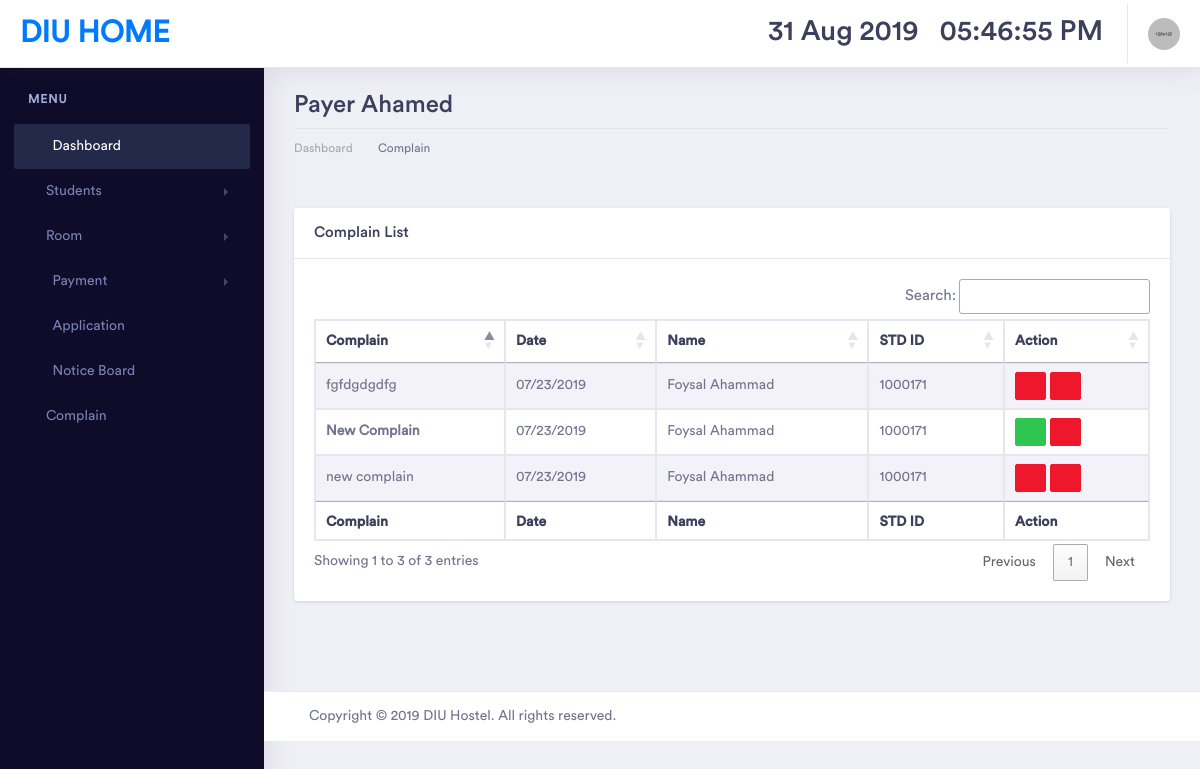
The app's page /complain.php (signed in) with its own data.
### tables this page shows
CREATE TABLE `complain` (
  `c_id` int(11) NOT NULL,
  `complain` varchar(255) DEFAULT NULL,
  `std_id` int(11) DEFAULT NULL,
  `date` datetime DEFAULT NULL,
  `status` varchar(255) DEFAULT NULL
);

CREATE TABLE `student` (
  `std_id` int(11) NOT NULL,
  `v_id` varchar(100) DEFAULT NULL,
  `fullname` varchar(100) DEFAULT NULL,
  `photo` varchar(255) DEFAULT NULL,
  `father_name` varchar(255) DEFAULT NULL,
  `mother_name` varchar(255) DEFAULT NULL,
  `nid` int(20) DEFAULT NULL,
  `email` varchar(255) DEFAULT NULL,
  `phone` varchar(20) DEFAULT NULL,
  `permanent_address` varchar(255) DEFAULT NULL,
  `additional_info` varchar(255) DEFAULT NULL,
  `password` varchar(30) DEFAULT NULL,
  `category` varchar(5) DEFAULT NULL,
  `date` varchar(20) DEFAULT NULL
);

### complain.php (the view, shortened to what this page needs)
<?php session_start();
if ($_SESSION['staff_login']==TRUE) {
    include('inc/head.php'); ?>
    <div class="dashboard-main-wrapper">
        <?php include('inc/top_nev.php'); ?>
        <?php include('inc/left_nev.php'); ?>
        <div class="dashboard-wrapper">
            <div class="dashboard-ecommerce">
                <div class="container-fluid dashboard-content ">
                    <div class="row">
                        <div class="col-xl-12 col-lg-12 col-md-12 col-sm-12 col-12">
                            <div class="page-header">
                                <h2 class="pageheader-title"><?php echo $_SESSION['fullname']; ?></h2>
                                <div class="page-breadcrumb">
                                    <nav aria-label="breadcrumb">
                                        <ol class="breadcrumb">
                                            <li class="breadcrumb-item"><a href="index.php" class="breadcrumb-link">Dashboard</a></li>
                                            <li class="breadcrumb-item active" aria-current="page"></li>Complain
                                        </ol>
                                    </nav>
                                </div>
                            </div>
                        </div>
                    </div>
          <br>
          <div class="ecommerce-widget">
           <div class="row">
            <div class="col-xl-12 col-lg-12 col-md-12 col-sm-12 col-12">
                <div class="card">
                    <h5 class="card-header">Complain List</h5>
                    <div class="card-body">
                        <div class="table-responsive">
                            <table id="example" class="table table-striped table-bordered first">
                                <thead>
                                    <tr>
                                        <th>Complain</th>
                                        <th>Date</th>
                                        <th>Name</th>
                                        <th>STD ID</th>
                                        <th>Action</th>
                                    </tr>
                                </thead>
                                <tbody>
                                    <?php
                                    $query="SELECT * FROM complain,student WHERE complain.std_id=v_id";
                                    $result=mysqli_query($con,$query);
                                    if(mysqli_num_rows($result)>0){
                                        while($row=mysqli_fetch_array($result, MYSQLI_ASSOC)){
                                            ?>
                                            <tr>
                                                <td><?php echo $row['complain']; ?></td>
                                                <td><?php echo $row['date']; ?></td>
                                                <td><?php echo $row['fullname']; ?></td>
                                                <td><?php echo $row['v_id']; ?></td>
                                                <td>
                                                    <?php
                                                    if ($row['status']=='Pending') {
                                                        ?>
<a href="db/db_complain.php?done&id=<?php echo $row['c_id'];?>" class="btn btn-danger btn-xs"> <i class="fas fa-arrow-circle-down"></i></a>
                                                        <?php
                                                    }else{
                                                        ?>
   <a href="#" class="btn btn-success btn-xs"> <i class="fas fa-check-circle"></i></a>
                                                        <?php
                                                    }
                                                    ?>
                                                    <a href="db/db_complain.php?delete&id=<?php echo $row['c_id'];?>" class="btn btn-danger btn-xs"> <i class="fas fa-trash"></i></a>
                                                </td>
                                            </tr>
                                            <?php
                                        }
                                    }
                                    ?>
                                </tbody>
                                <tfoot>
                                    <tr>
                                        <th>Complain</th>
                                        <th>Date</th>
                                        <th>Name</th>
                                        <th>STD ID</th>
                                        <th>Action</th>
                                    </tr>
                            </tfoot>
                        </table>
                    </div>
                </div>
            </div>
        </div>
    </div>
</div>
</div>
</div>
<?php include('inc/footer.php'); ?>
<?PHP
}else{
    header('location:index.php');
}
?>

### records on screen
complain: complain "New Complain", student.date "07/23/2019", student.fullname "Foysal Ahammad", student.v_id "1000171"
complain: complain "fgfdgdgdfg", student.date "07/23/2019", student.fullname "Foysal Ahammad", student.v_id "1000171"
complain: complain "new complain", student.date "07/23/2019", student.fullname "Foysal Ahammad", student.v_id "1000171"

### other values on screen
$_SESSION['fullname'] "Payer Ahamed"
